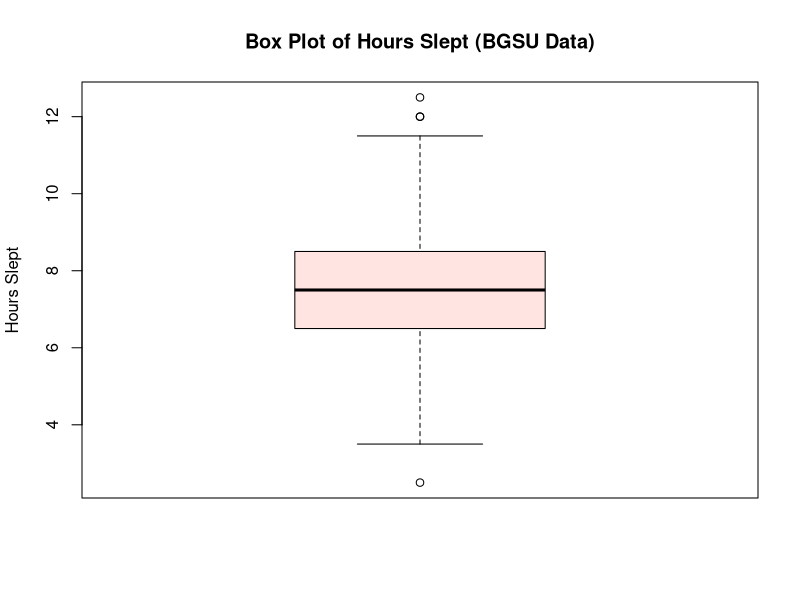
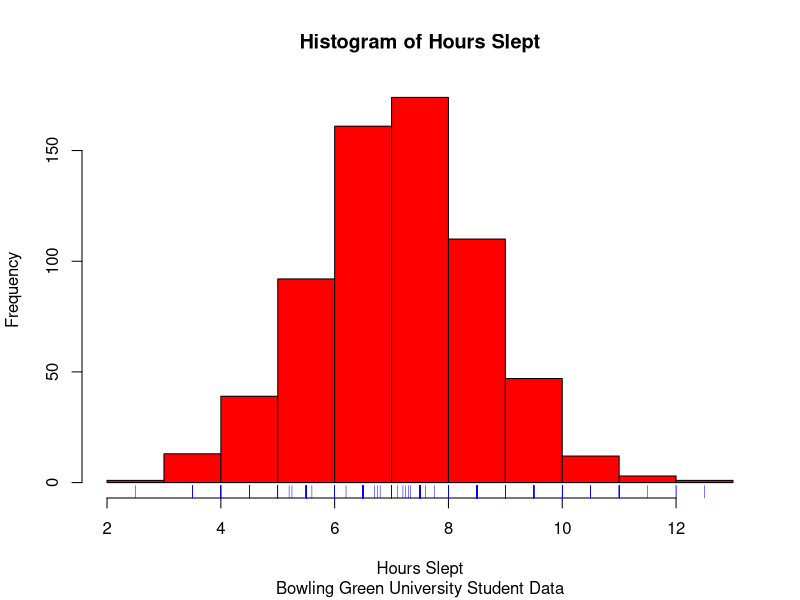
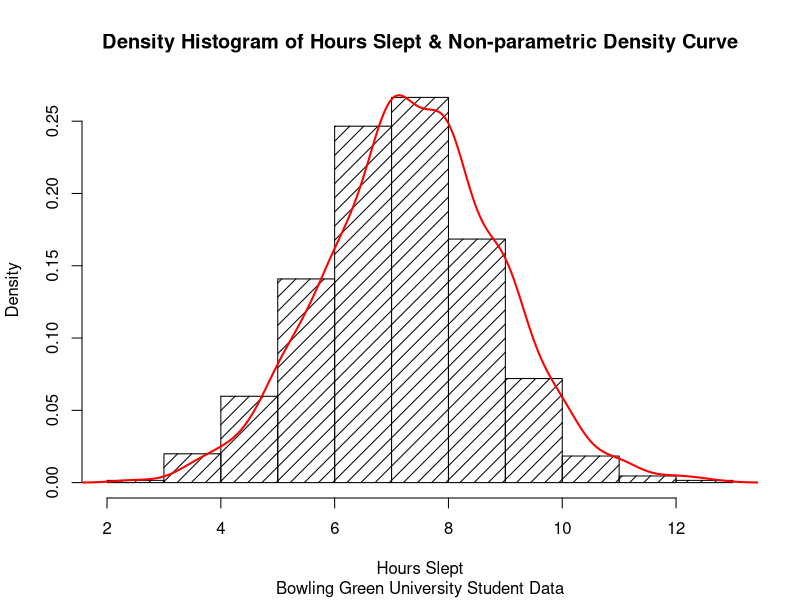
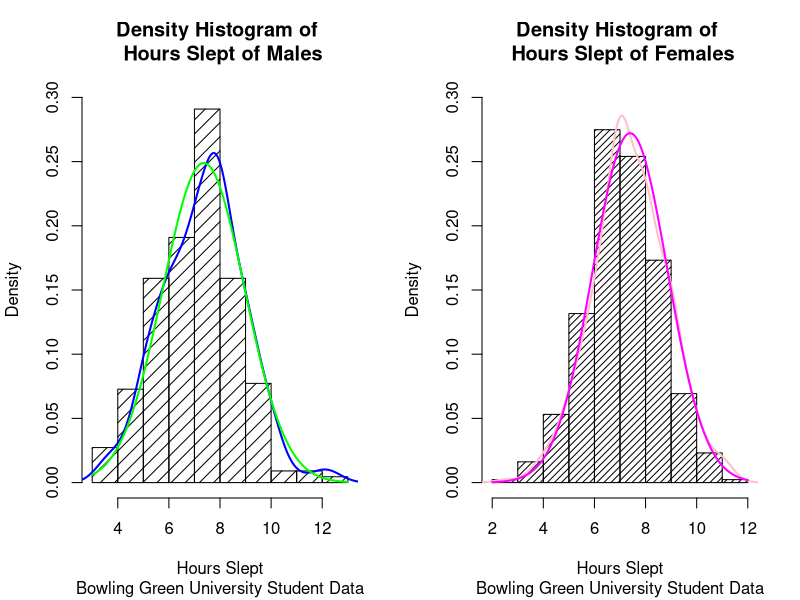

Reproduce these figures in R, in order.
## ---- chunk 1
knitr::opts_chunk$set(echo = TRUE)
## ---- chunk 2
library(datasets)
library(LearnBayes)
## ---- chunk 3
data(studentdata) 
head(studentdata, n = 6) # Top six rows
dim(studentdata) # Dimensions
summary(studentdata) # Summary of each column
## ---- chunk 4
studentdata$HoursSlept <- studentdata$WakeUp - studentdata$ToSleep
names(studentdata)
head(studentdata)
dim(studentdata)
## ---- chunk 5
boxplot(studentdata$HoursSlept,
        ylab = "Hours Slept",
        main = "Box Plot of Hours Slept (BGSU Data)",
        col = "mistyrose")
## ---- chunk 6
hist(studentdata$HoursSlept,
     freq = TRUE,
     xlab = "Hours Slept",
     ylab = "Frequency",
     col = "red",
     main = "Histogram of Hours Slept",
     sub = "Bowling Green University Student Data")
# Include a rug plot to show where the data points lie exactly: 
rug(studentdata$HoursSlept, side = 1, col = "blue")

## ---- chunk 7
hist(studentdata$HoursSlept,
     freq = FALSE,
     density = 10, # fill amount of lines
     xlab = "Hours Slept",
     ylab = "Density",
     col = "black",
     main = "Density Histogram of Hours Slept & Non-parametric Density Curve",
     sub = "Bowling Green University Student Data")
# The y-axis is rescaled, so that the total area sums up to 1.
lines(density(studentdata$HoursSlept, 
              na.rm = TRUE), # na.rm = TRUE means remove NA values from function
      col = "red",
      lwd = 2)
## ---- chunk 8
par(mfrow = c(1, 2)) # Set up a frame with 1 row and 2 columns
# We fill up the blank frame with graphs, 1 by 1.

# Segregate data by gender:
Males <- subset(studentdata, studentdata$Gender == "male")
Females <- subset(studentdata, studentdata$Gender == "female")

# Plot density histogram for males:
hist(Males$HoursSlept,
     freq = FALSE,
     density = 10, 
     breaks = 12,
     xlab = "Hours Slept",
     ylab = "Density",
     ylim=c(0, 0.3),
     col = "black",
     main = "Density Histogram of \n Hours Slept of Males",
     sub = "Bowling Green University Student Data")
lines(density(Males$HoursSlept, 
              na.rm = TRUE), # na.rm means remove NA values from function
      col = "blue",
      lwd = 2)
# Plot a normal curve: 
mean_Males = mean(Males$HoursSlept, na.rm = TRUE) # Exclude NA's
sd_Males = sd(Males$HoursSlept, na.rm = TRUE) # Exclude NA's
curve(dnorm(x, mean = mean_Males, sd = sd_Males),
      col = "green",
      lwd = 2,
      add = TRUE)

# Plot a density histogram for females:
hist(Females$HoursSlept,
     freq = FALSE,
     density = 20, 
     breaks = 12,
     xlab = "Hours Slept",
     ylab = "Density",
     ylim=c(0, 0.3),
     col = "black",
     main = "Density Histogram of \n Hours Slept of Females",
     sub = "Bowling Green University Student Data")
lines(density(Females$HoursSlept, 
              na.rm = TRUE), # na.rm means remove NA values from function
      col = "pink",
      lwd = 2)
# Plot a normal curve: (use modelling values from summary. This is NOT a fit)
mean_Females = mean(Females$HoursSlept, na.rm = TRUE) # Exclude NA's
sd_Females = sd(Females$HoursSlept, na.rm = TRUE) # Exclude NA's
curve(dnorm(x, mean = mean_Females, sd = sd_Females),
      col = "magenta",
      lwd = 2,
      add = TRUE)

# Close the parallel plot.
par(mfrow = c(1,1))
## ---- chunk 9
shapiro.test(studentdata$HoursSlept)
## ---- chunk 10
shapiro.test(Males$HoursSlept)
shapiro.test(Females$HoursSlept)
## ---- chunk 11
x = rnorm(n = 50, mean = 5, sd = 0.2)
y = rnorm(n = 50, mean = 5, sd = 0.2)
t.test(x,y,, var.equal = TRUE)
## ---- chunk 12
x = rnorm(n = 50, mean = 5, sd = 0.2)
y = rnorm(n = 50, mean = 5.2, sd = 0.2)
t.test(x,y,, var.equal = TRUE)
## ---- chunk 13
x = rnorm(n = 50, mean = 5, sd = 0.1)
y = rnorm(n = 50, mean = 5, sd = 1)
t.test(x,y,, var.equal = TRUE) # Two-sample t-test
t.test(x,y,, var.equal = FALSE) # Welch two-sample t-test
## ---- chunk 14
wilcox.test(Males$HoursSlept,
                Females$HoursSlept,
                alternative = "two.sided", # Can be "greater" or "less"
                paired = FALSE)
## ---- chunk 15
t.test(Males$HoursSlept,
                Females$HoursSlept,
       var.equal = FALSE)
## ---- chunk 16
# install.packages("pROC")
library(pROC)
## ---- chunk 17
data(aSAH) # Load the data.
dim(aSAH) # Examine the dimensions.
head(aSAH, n = 5) # Examine the top 5 rows.
